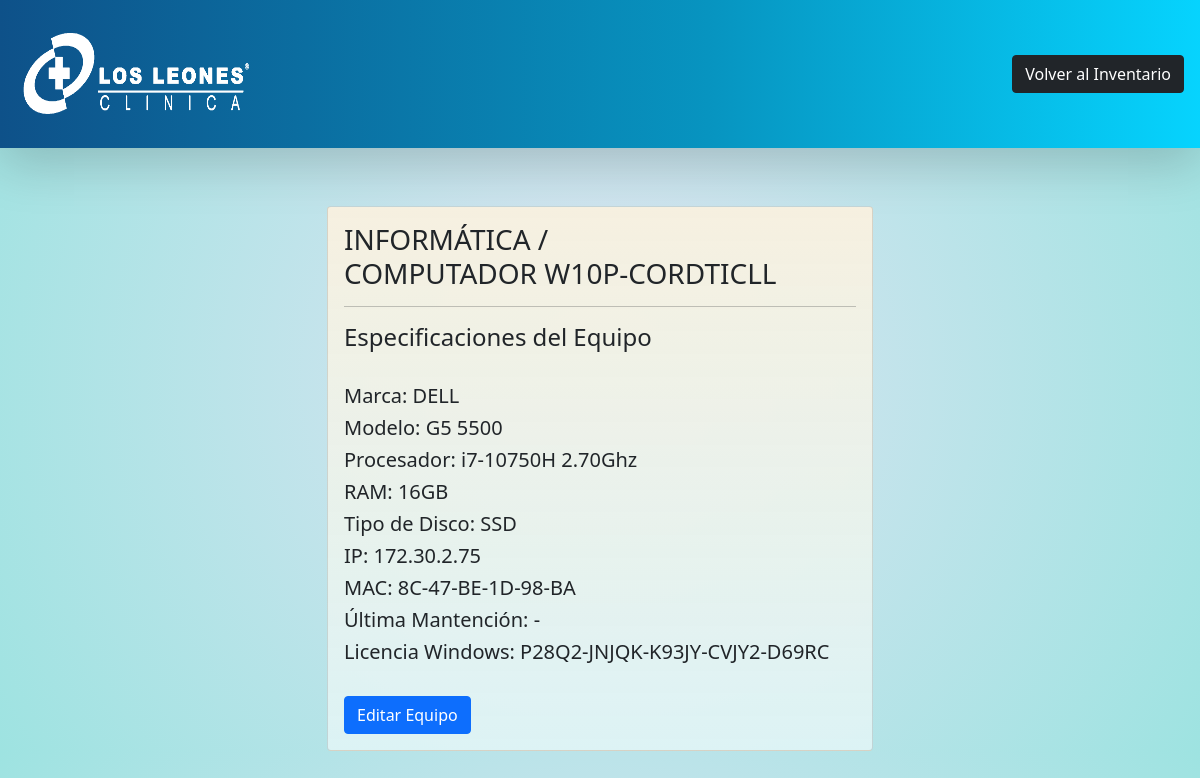
The app's page /equipos/ver/4 with its own data.
### equipos/models.py (models this page shows, shortened)
class equipo(models.Model):
    id_equipo = models.AutoField(primary_key= True, null=False)
    nombre = models.CharField('Nombre de Equipo',max_length = 30, default = '')
    marca = models.CharField('Marca de Equipo', max_length = 15, default = '')
    modelo = models.CharField('Modelo de Equipo', max_length = 50, default = '')
    proce = models.CharField('Procesador',max_length = 40,blank = True ,default = '-')
    ram = models.CharField('RAM',max_length = 15,blank = True, default = '-')
    discos = (('-','-'),
              ('SSD','SSD'),
              ('HDD','HDD'))
    disco = models.CharField('Disco',max_length = 5, choices = discos ,blank = True, default = '-')
    ip = models.CharField('IP Equipo', max_length = 20, default = '')
    tipos = (("Tipo de Equipo","Tipo de Equipo"),
             ('COMPUTADOR','COMPUTADOR'),
             ('IMPRESORA','IMPRESORA'))
    tipo = models.CharField('Tipo de Equipo', max_length = 30 ,choices = tipos, default = "Tipo de Equipo" )
    """ubicaciones = (('Ubicación de Equipo','Ubicación de Equipo'),
                   ('CM ADULTO','CM ADULTO'),
                   ('CM TRAUMATOLOGICO','CM TRAUMATOLOGICO'),
                   ('CM PEDIATRICO','CM PEDIATRICO'),
                   ('CM GERENCIAL','CM GERENCIAL'),
                   ('CM CERVANTES','CM CERVANTES'),
                   ('UNIDAD DE EXAMENES','UNIDAD DE EXAMENES'),
                   ('RESONANCIA','RESONANCIA'),
                   ('RAYOS','RAYOS'),
                   ('MAMOGRAFIA','MAMOGRAFIA'),
                   ('SCANNER','SCANNER'),
                   ('ELECTRO','ELECTRO'),
                   ('TOMA DE MUESTRAS','TOMA DE MUESTRAS'),
                   ('URGENCIAS','URGENCIAS'),
                   ('URGENCIAS RECEPCION','URGENCIAS RECEPCION'),
                   ('HOSPITALIZACION','HOSPITALIZACION'),
                   ('UTI','UTI'),
                   ('CONTABILIDAD','CONTABILIDAD'),
                   ('RRHH','RRHH'),
                   ('VACUNATORIO','VACUNATORIO'),
                   ('MANTENCION','MANTENCION'),
                   ('PABELLON','PABELLON'),
                   ('PRESUPUESTOS','PRESUPUESTOS'),
                   ('COBRANZA','COBRANZA'),
                   ('GERENCIA EUSEBIO LILLO','GERENCIA EUSEBIO LILLO'),
                   ('GERENCIA CERVANTES','GERENCIA CERVANTES'),
                   ('FICHEROS','FICHEROS'),
                   ('FONASA','FONASA'),
                   ('CALIDAD','CALIDAD'),
                   ('INFORMACIONES','INFORMACIONES'),
                   ('INFORMATICA','INFORMATICA')"""
    ubicacion = models.CharField('Ubicación de Equipo', max_length=50, default ="")
    mac = models.CharField('MAC Equipo', max_length = 25, default = '')
    mantencion = models.CharField('Fecha Mantención', max_length = 20, default = '-')
    licencia = models.CharField('Licencia Windows',max_length = 35, default = "-")
    required = models.BooleanField('Requiere Mantención', default = False)
    link = models.CharField('URL impresora', max_length = 200, default = '-')

### equipos/views.py (the view)
# urls.py: path('equipos/ver/<int:id_equipo>',verEquipo, name = 'ver'),
def verEquipo(request, id_equipo):
    eq = equipo.objects.get(pk = id_equipo)
    return render(request, 'equipos/verEquipo.html',{'eq':eq})

### templates/equipos/verEquipo.html (shortened to what this page needs)
<!DOCTYPE html>
{% load static %}
<html lang="en">
<head>
    <link href="https://cdn.jsdelivr.net/npm/bootstrap@5.0.0-beta2/dist/css/bootstrap.min.css" rel="stylesheet">
</head>
<body style="background: rgb(220,228,242);
background: radial-gradient(circle, rgba(220,228,242,1) 0%, rgba(158,227,225,1) 100%);">
    <header class="shadow-lg p-3 mb-5" style ="background: rgb(14,81,137);
    background: linear-gradient(90deg, rgba(14,81,137,1) 0%, rgba(7,148,192,1) 59%, rgba(0,211,255,0.9641106442577031) 100%);">
        <div class="navbar">
            <div class="logo"><img src="{% static 'img/logo.png' %}" alt="logo_cll" height="100px" width="240px"></div>
            <a id="back" style="margin-left: 15px;" class="btn btn-dark" href="{% url 'index' %}">Volver al Inventario</a>
        </div>
    </header>
    <main>
        <div class="container" style="padding-top: 10px;">
            <div class="row">
                <div class="col-12 col-md-6 offset-md-3">
                    <div style="background: rgb(224,244,246);
                    background: linear-gradient(0deg, rgba(224,244,246,0.9052871148459384) 0%, rgba(246,240,224,1) 100%);" class="card">
                        <div class="card-body">
                            <h3>{{eq.ubicacion}} / <br> {{eq.tipo}} {{eq.nombre}}</h3>
                            <hr>
                            <h4>Especificaciones del Equipo</h4>
                            <br>
                            <h5>Marca: {{eq.marca}}</h5>
                            <h5>Modelo: {{eq.modelo}}</h5>
                            {% if eq.tipo == 'COMPUTADOR' %}
                            <h5>Procesador: {{eq.proce}}</h5>
                            <h5>RAM: {{eq.ram}}</h5>
                            <h5>Tipo de Disco: {{eq.disco}}</h5>
                            <h5>IP: {{eq.ip}}</h5>
                            <h5>MAC: {{eq.mac}}</h5>
                            <h5>Última Mantención: {{eq.mantencion}}</h5>
                            {% if eq.licencia %}
                            <h5>Licencia Windows: {{eq.licencia}}</h5>
                            {% endif %}
                            <br>
                            {% else %}
                            <h5>IP: {{eq.ip}}</h5>
                            <h5>MAC: {{eq.mac}}</h5>
                            <h5>Última Mantención: {{eq.mantencion}}</h5>
                            <h5>Link: {% if eq.link == '-' %} {{eq.link}} {% else %} <a href = "{{eq.link}}" target = '_blank'>{{eq.link}}</a>{% endif %}</h5>
                            <br>
                            {% endif %}
                            <a class="btn btn-primary" href="{% url 'update' eq.id_equipo %}">Editar Equipo</a>
                        </div>
                    </div>
                </div>
            </div>
        </div>
    </main>
</body>
</html>

### records on screen
equipo: ubicacion "INFORMÁTICA", tipo "COMPUTADOR", nombre "W10P-CORDTICLL", marca "DELL", modelo "G5 5500", proce "i7-10750H 2.70Ghz", ram "16GB", disco "SSD", ip "172.30.2.75", mac "8C-47-BE-1D-98-BA", mantencion "-", licencia "P28Q2-JNJQK-K93JY-CVJY2-D69RC"
